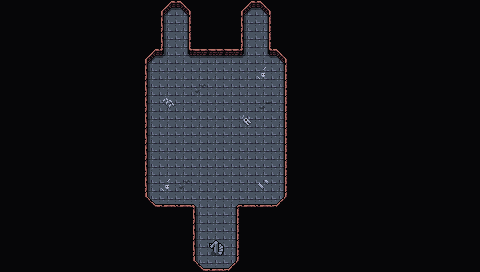

The image is a tile-based game level rendered from a .tmx file. Its description and source (layers, tilesets, objects; grid data summarised) follow:
An orthogonal 30x17 tile map with 16x16 px tiles, 4 tile layers (Background, Ground, Foreground, AboveSprites), 2 tilesets and 12 objects.

<map version="1.5" tiledversion="1.7.2" orientation="orthogonal" renderorder="right-down" width="30" height="17" tilewidth="16" tileheight="16" infinite="0" nextlayerid="6" nextobjectid="62">
 <editorsettings>
  <export target="wastetown..tmx" format="tmx" />
 </editorsettings>
 <tileset firstgid="1" source="../tileset/main.tsx" />
 <tileset firstgid="3477" source="../tileset/buildings.tsx" />
 <layer id="1" name="Background" width="30" height="17">
  <data>[510 cells, 510 non-empty, 1 distinct tile ids]</data>
 </layer>
 <layer id="2" name="Ground" width="30" height="17">
  <data>[510 cells, 460 non-empty, 15 distinct tile ids]</data>
 </layer>
 <layer id="3" name="Foreground" width="30" height="17">
  <properties>
   <property name="spriteLayer" type="bool" value="true" />
  </properties>
  <data>[510 cells, 8 non-empty, 6 distinct tile ids]</data>
 </layer>
 <layer id="5" name="AboveSprites" width="30" height="17">
  <data>[510 cells, 0 non-empty, 0 distinct tile ids]</data>
 </layer>
 <objectgroup id="4" name="Objects">
  <object id="38" template="../obj/entry_up.tx" x="208" y="260">
   <properties>
    <property name="teleport" value="maps/map/graveyard_3.tmx" />
   </properties>
  </object>
  <object id="48" template="../obj/treasure.tx" x="168.333" y="29.8333" />
  <object id="50" template="../obj/enemy.tx" x="167.902" y="46.0586">
   <properties>
    <property name="enemy" value="Zombie Lord" />
   </properties>
  </object>
  <object id="51" template="../obj/enemy.tx" x="151.5" y="94.4167">
   <properties>
    <property name="enemy" value="Spider" />
   </properties>
  </object>
  <object id="52" template="../obj/enemy.tx" x="190.667" y="93.5833">
   <properties>
    <property name="enemy" value="Spider" />
   </properties>
  </object>
  <object id="53" template="../obj/enemy.tx" x="207.333" y="192">
   <properties>
    <property name="enemy" value="Spider" />
   </properties>
  </object>
  <object id="54" template="../obj/enemy.tx" x="240" y="176">
   <properties>
    <property name="enemy" value="Spider" />
   </properties>
  </object>
  <object id="55" template="../obj/enemy.tx" x="231.75" y="94.25">
   <properties>
    <property name="enemy" value="Spider" />
   </properties>
  </object>
  <object id="56" template="../obj/enemy.tx" x="175.333" y="174.667">
   <properties>
    <property name="enemy" value="Spider" />
   </properties>
  </object>
  <object id="57" template="../obj/enemy.tx" x="168.333" y="135.167">
   <properties>
    <property name="enemy" value="Spider" />
   </properties>
  </object>
  <object id="59" template="../obj/enemy.tx" x="207.333" y="134.917">
   <properties>
    <property name="enemy" value="Spider" />
   </properties>
  </object>
  <object id="60" template="../obj/enemy.tx" x="248.583" y="134.5">
   <properties>
    <property name="enemy" value="Spider" />
   </properties>
  </object>
 </objectgroup>
</map>
